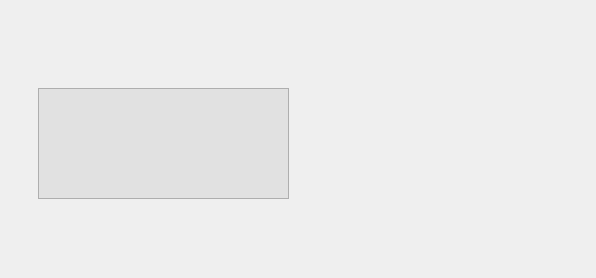
               <widget class="QWidget" name="scrollAreaWidgetContents_naxida">
                <property name="geometry">
                 <rect>
                  <x>0</x>
                  <y>0</y>
                  <width>596</width>
                  <height>278</height>
                 </rect>
                </property>
                <property name="styleSheet">
                 <string notr="true">#scrollAreaWidgetContents_naxida
{
        background: transparent; 
}</string>
                </property>
                <layout class="QVBoxLayout" name="verticalLayout_7">
                 <property name="leftMargin">
                  <number>0</number>
                 </property>
                 <property name="topMargin">
                  <number>0</number>
                 </property>
                 <property name="rightMargin">
                  <number>0</number>
                 </property>
                 <property name="bottomMargin">
                  <number>11</number>
                 </property>
                 <item>
                  <widget class="QWidget" name="widget_AiFriedns_naxida" native="true">
                   <property name="minimumSize">
                    <size>
                     <width>300</width>
                     <height>150</height>
                    </size>
                   </property>
                   <property name="maximumSize">
                    <size>
                     <width>300</width>
                     <height>150</height>
                    </size>
                   </property>
                   <layout class="QHBoxLayout" name="horizontalLayout_22">
                    <property name="spacing">
                     <number>7</number>
                    </property>
                    <property name="leftMargin">
                     <number>11</number>
                    </property>
                    <property name="rightMargin">
                     <number>11</number>
                    </property>
                    <item>
                     <layout class="QVBoxLayout" name="verticalLayout_27" stretch="3,7">
                      <item>
                       <widget class="QLabel" name="label_Avatar_naxida">
                        <property name="maximumSize">
                         <size>
                          <width>50</width>
                          <height>50</height>
                         </size>
                        </property>
                        <property name="text">
                         <string/>
                        </property>
                        <property name="pixmap">
                         <pixmap>../img/ico/纳西妲头像.png</pixmap>
                        </property>
                        <property name="scaledContents">
                         <bool>true</bool>
                        </property>
                       </widget>
                      </item>
                      <item>
                       <spacer name="verticalSpacer_4">
                        <property name="orientation">
                         <enum>Qt::Vertical</enum>
                        </property>
                        <property name="sizeType">
                         <enum>QSizePolicy::Preferred</enum>
                        </property>
                        <property name="sizeHint" stdset="0">
                         <size>
                          <width>20</width>
                          <height>20</height>
                         </size>
                        </property>
                       </spacer>
                      </item>
                     </layout>
                    </item>
                    <item>
                     <layout class="QVBoxLayout" name="verticalLayout_28" stretch="1,9">
                      <item>
                       <widget class="QLabel" name="label_Time_naxida">
                        <property name="styleSheet">
                         <string notr="true"/>
                        </property>
                        <property name="text">
                         <string/>
                        </property>
                       </widget>
                      </item>
                      <item>
                       <widget class="QTextBrowser" name="textBrowser_OutPut_naxida">
                        <property name="styleSheet">
                         <string notr="true">background-color: rgb(225, 225, 225);</string>
                        </property>
                        <property name="html">
                         <string>&lt;!DOCTYPE HTML PUBLIC &quot;-//W3C//DTD HTML 4.0//EN&quot; &quot;http://www.w3.org/TR/REC-html40/strict.dtd&quot;&gt;
&lt;html&gt;&lt;head&gt;&lt;meta name=&quot;qrichtext&quot; content=&quot;1&quot; /&gt;&lt;style type=&quot;text/css&quot;&gt;
p, li { white-space: pre-wrap; }
&lt;/style&gt;&lt;/head&gt;&lt;body style=&quot; font-family:'微软雅黑'; font-size:20px; font-weight:400; font-style:normal;&quot;&gt;
&lt;p style=&quot;-qt-paragraph-type:empty; margin-top:0px; margin-bottom:0px; margin-left:0px; margin-right:0px; -qt-block-indent:0; text-indent:0px;&quot;&gt;&lt;br /&gt;&lt;/p&gt;&lt;/body&gt;&lt;/html&gt;</string>
                        </property>
                       </widget>
                      </item>
                     </layout>
                    </item>
                   </layout>
                  </widget>
                 </item>
                </layout>
               </widget>
